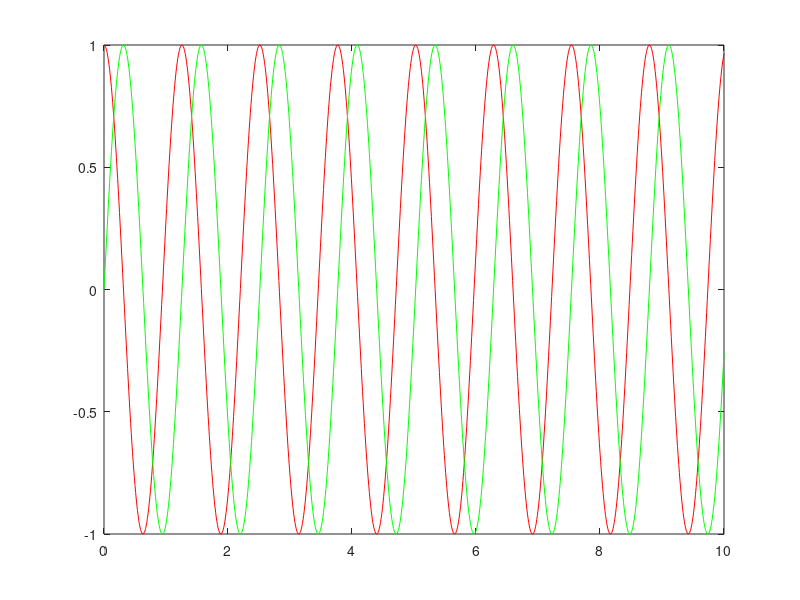

MATLAB code to generate this figure:
'(ch2p1)'               % Display label.
'How are you?'          % Display string.
-3.96                   % Display scalar number -3.96.
-4 + 7i                 % Display complex number -4 + 7i.
-5 - 6j                 % Display complex number -5 - 6j.

(-4 + 7i) + (-5 - 6i)   % Add two complex numbers and display sum.
(-4 + 7j) * (-5 - 6j)   % Multiply two complex numbers and display product.

M = 5                   % Assign 5 to M and display.
N = 6                   % Assign 6 to N and display.
P = M + N               % Assign M + N to P and display.

Q = 3 + 4j              % Define complex number Q.
MagQ = abs(Q)           % Find magnitude of Q.
ThetaQ = (180/pi) * angle(Q) % Find the angle of Q in degrees.
%% 
% 

'(ch2p2)'               % Display label.
P1 = [1 7 -3 23]        % Store polynomial s^3 + 7s^2 - 3s + 23 as P1 and display.
%% 
% 

'(ch2p7)'               % Display label.

numf = [7 9 12]         % Define numerator of F(s).

denf = conv(poly([0 -7]), [1 10 100]); % Define denominator of F(s).

[K, p, k] = residue(numf, denf) % Find residues and assign to K;
                                 % find roots of denominator and assign to p;
                                 % find constant and assign to k.
%% 
% 

'(ch2p8) Example 2.3'   % Display label.

numy = 32;              % Define numerator.
deny = poly([0 -4 -8]); % Define denominator.

[r, p, k] = residue(numy, deny) % Calculate residues, poles, and direct quotient.
%% 
% 

'(ch2p9)'                           % Display label.
'Vector Method, Polynomial Form'    % Display label.

numf = 150 * [1 2 7];               % Store 150(s^2 + 2s + 7) in numf and display.
denf = [1 5 4 0];                   % Store s(s + 1)(s + 4) in denf and display.

'F(s)'                              % Display label.
F = tf(numf, denf)                  % Form F(s) and display.

clear                               % Clear previous variables from workspace.

'Vector Method, Factored Form'       % Display label.

numg = [-2 -4];                     % Store (s + 2)(s + 4) in numg and display.
deng = [-7 -8 -9];                  % Store (s + 7)(s + 8)(s + 9) in deng and display.
K = 20;                              % Define K.

'G(s)'                              % Display label.
G = zpk(numg, deng, K)              % Form G(s) and display.

clear                               % Clear previous variables from workspace.

'Rational Expression Method, Polynomial Form' % Display label.

s = tf('s');                        % Define 's' as an LTI object in polynomial form.
F = 150 * (s^2 + 2*s + 7) / (s * (s^2 + 5*s + 4))
                                    % Form F(s) as an LTI transfer function in polynomial form.
G = 20 * (s + 2) * (s + 4) / ((s + 7) * (s + 8) * (s + 9))
                                    % Form G(s) as an LTI transfer function in polynomial form.

clear                               % Clear previous variables from workspace.

'Rational Expression Method, Factored Form'  % Display label.

s = zpk('s');                       % Define 's' as an LTI object in factored form.
F = 150 * (s^2 + 2*s + 7) / (s * (s^2 + 5*s + 4))
                                    % Form F(s) as an LTI transfer function in factored form.
G = 20 * (s + 2) * (s + 4) / ((s + 7) * (s + 8) * (s + 9))
                                    % Form G(s) as an LTI transfer function in factored form.
%% 
% 

'(ch2p10)'                     % Display label.

'Coefficients for F(s)'        % Display label.
numftf = [10 40 60];           % Form numerator of F(s) = (10s^2 + 40s + 60) / (s^3 + 4s^2 + 5s + 7).
denftf = [1 4 5 7];            % Form denominator of F(s).

'Roots for F(s)'               % Display label.
[numfzp, denfzp] = tf2zp(numftf, denftf) 
                               % Convert F(s) to factored form.

'Roots for G(s)'               % Display label.
numgzp = [-2 -4];             % Form numerator of G(s) = 10(s + 2)(s + 4).
K = 10;                        % Define K.
dengzp = [0 -3 -5];            % Form denominator of G(s) = 10(s + 2)(s + 4) / [s(s + 3)(s + 5)].

'Coefficients for G(s)'        % Display label.
[numgtf, dengtf] = zp2tf(numgzp', dengzp', K) 
                               % Convert G(s) to polynomial form.
%% 
% 

'(ch2p11)'                     % Display label.

'Fzpk1(s)'                     % Display label.
Fzpk1 = zpk([-2 -4], [0 -3 -5], 10);  
                                % Form Fzpk1(s) = 10(s + 2)(s + 4) / [s(s + 3)(s + 5)].

'Ftf1'                         % Display label.
Ftf1 = tf(Fzpk1);              % Convert Fzpk1(s) to coefficient form.

'Ftf2'                         % Display label.
Ftf2 = tf([10 40 60], [1 4 5 7]);  
                                % Form Ftf2(s) = (10s^2 + 40s + 60) / (s^3 + 4s^2 + 5s + 7).

'Fzpk2'                        % Display label.
Fzpk2 = zpk(Ftf2);             % Convert Ftf2(s) to factored form.
%% 
% 

'(ch2p12)'                 % Display label.

t = 0:0.01:10;             % Specify time range and increment.
f1 = cos(5 * t);           % Define f1 as cos(5t).
f2 = sin(5 * t);           % Define f2 as sin(5t).

plot(t, f1, 'r', t, f2, 'g');  % Plot f1 in red and f2 in green.
